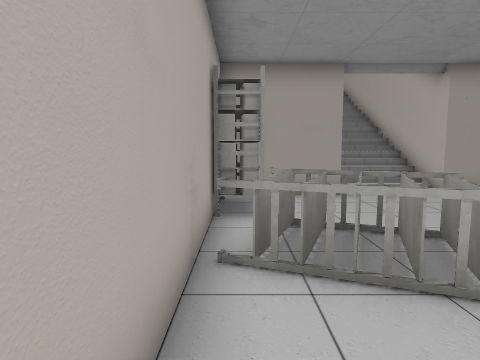
[1] (above)

17 first-person views from a walk through a scene from a Unity 3-D project. The camera is 1.4 m above the floor, tilts 6° down and sees 75° across. The floor is counted in squares, 1 m on a side. Each view is taken from the middle of a square. On the plan, view 1 faces up. The plan holds only what a view shows up to about 14 squares ahead; the rest is blank. The place goes on beyond the plan. The player is left out. Door leaves are left out, so doorways stand open. Some surface patterns are stand-ins.

[2]
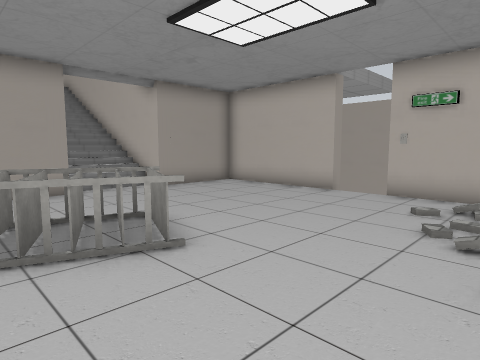

[3]
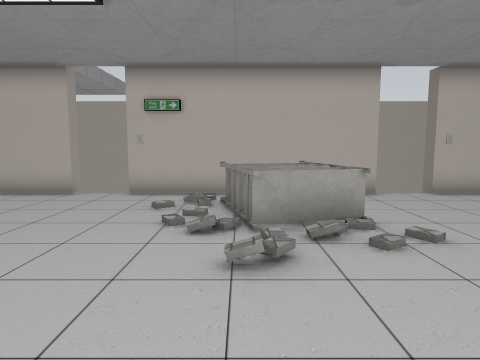

[4]
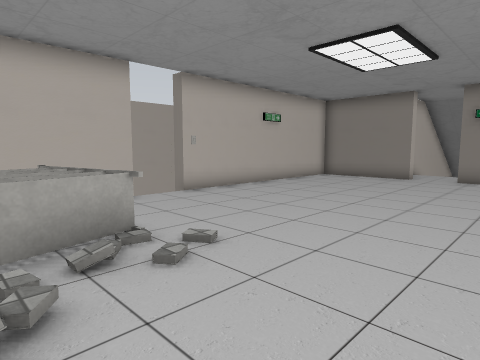

[5]
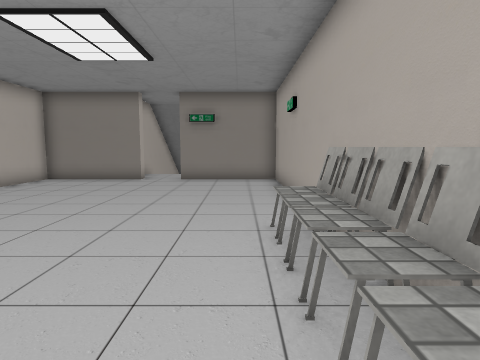

[6]
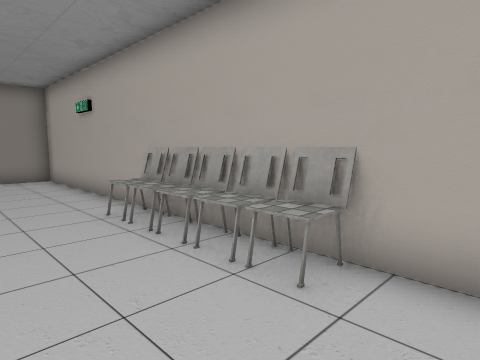

[7]
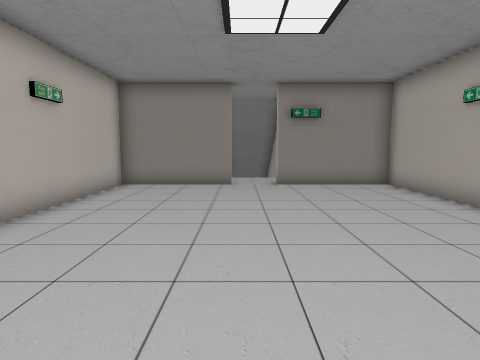

[8]
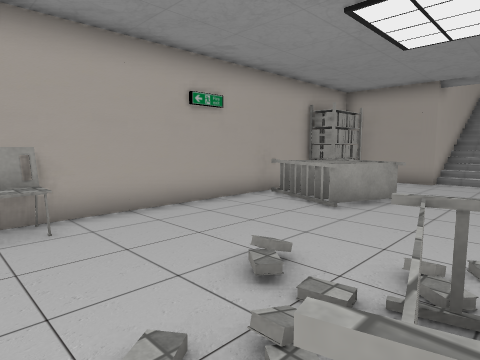

[9]
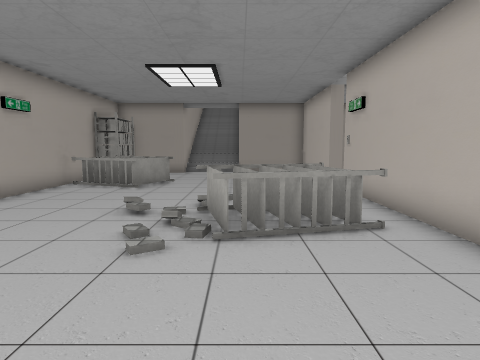

[10]
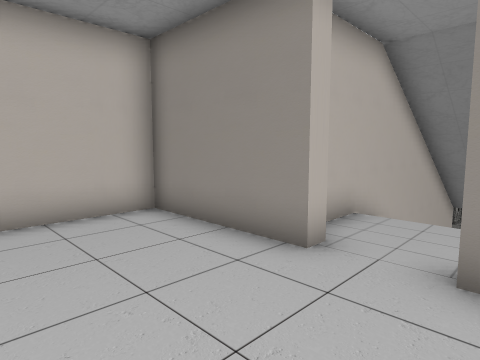

[11]
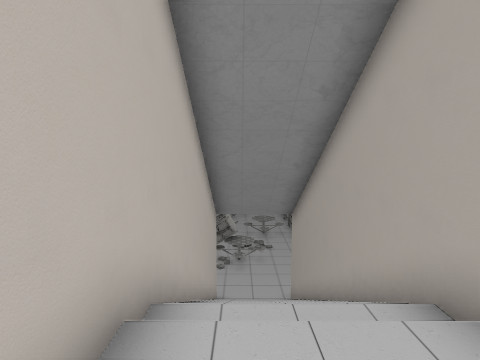

[12]
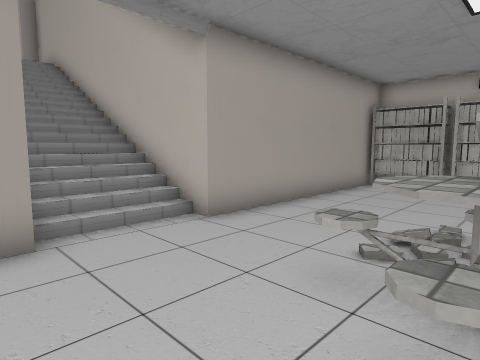

[13]
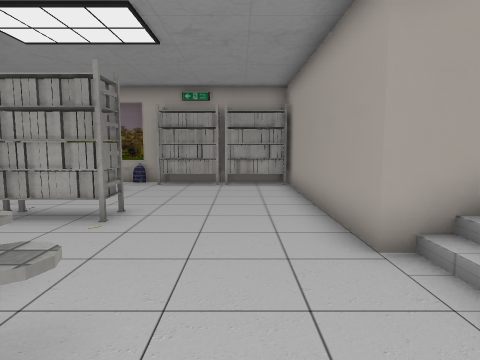

[14]
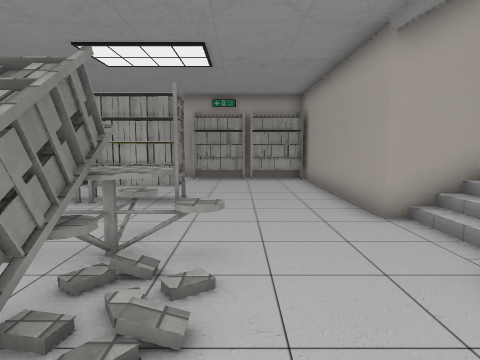

[15]
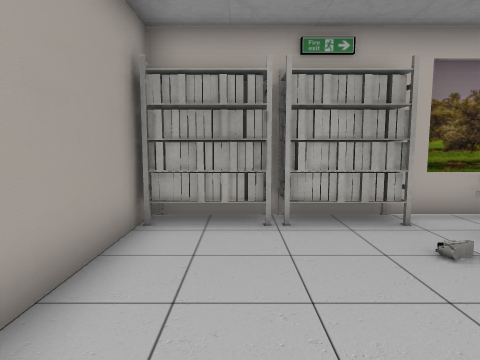

[16]
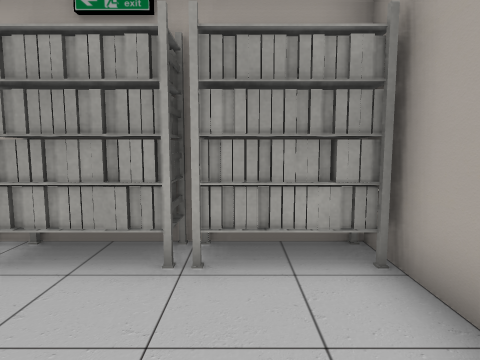

[17]
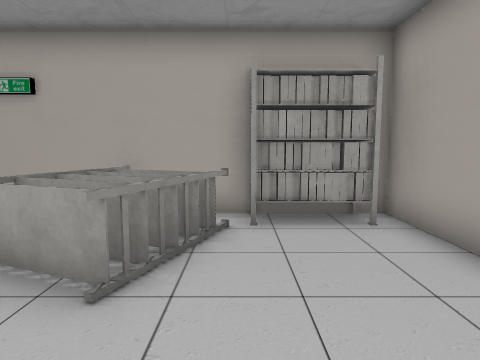

### Floor plan
Key: @ floor where view 1 was taken; # wall or solid block; x gap in a wall; . main floor; - floor 4.5 m lower than the main floor; _ floor 4.75 m lower than the main floor; / step, stairs or slope; D open door; R rack; C chair; T table.
Columns run from 6 left of view 1 to 15 right of it. Each row starts with its distance up from view 1.
 10          #//#
  9      #####..#####
  8      #R.........#
  7      #R.........#
  6      #R.........#
  5      #.RRR......#
  4      #RRRR.....DD
  3      #.RR......DD
  2      #..........#
  1      #......./..#
  0      #@....//./.#
 -1      #..../RRR..#
 -2      #.....RRRR.#
 -3      #C.....RRR.#
 -4      #C.........#
 -5      #C........DD
 -6      #C........DD
 -7      #C.........x
 -8      #..........#
 -9      #..........#
-10      #..........#
-11      #..........#
-12      #..........#
-13      #..........#
-14      #..........#
-15      #..........#
-16      #####D.#####
-17          #D.#
-18           ..#
-19          #//#
-20          #//#
-21          #//#
-22          #//#
-23          #//#
-24          #//#
-25          #//#
-26          #//#
-27          #//#
-28 ##########__##########
-29 #R__________________R#
-30 #R__________________R#
-31 #R_________T________R#
-32 #R_________T________R#
-33 #R____RR__TTRRR  _-_R#

Positions as (right, up) in squares from view 1, and headings:
1: (0, 0), facing up
2: (0, -1), facing up-right
3: (0, -1), facing right
4: (1, -1), facing down-right
5: (1, -2), facing down
6: (3, -1), facing down-left
7: (5, -4), facing down
8: (6, -4), facing up-left
9: (6, -8), facing up
10: (3, -12), facing down-right
11: (5, -16), facing down
12: (2, -33), facing up-right
13: (7, -30), facing left
14: (9, -31), facing left
15: (8, -30), facing right
16: (-1, -30), facing left
17: (6, 6), facing left
